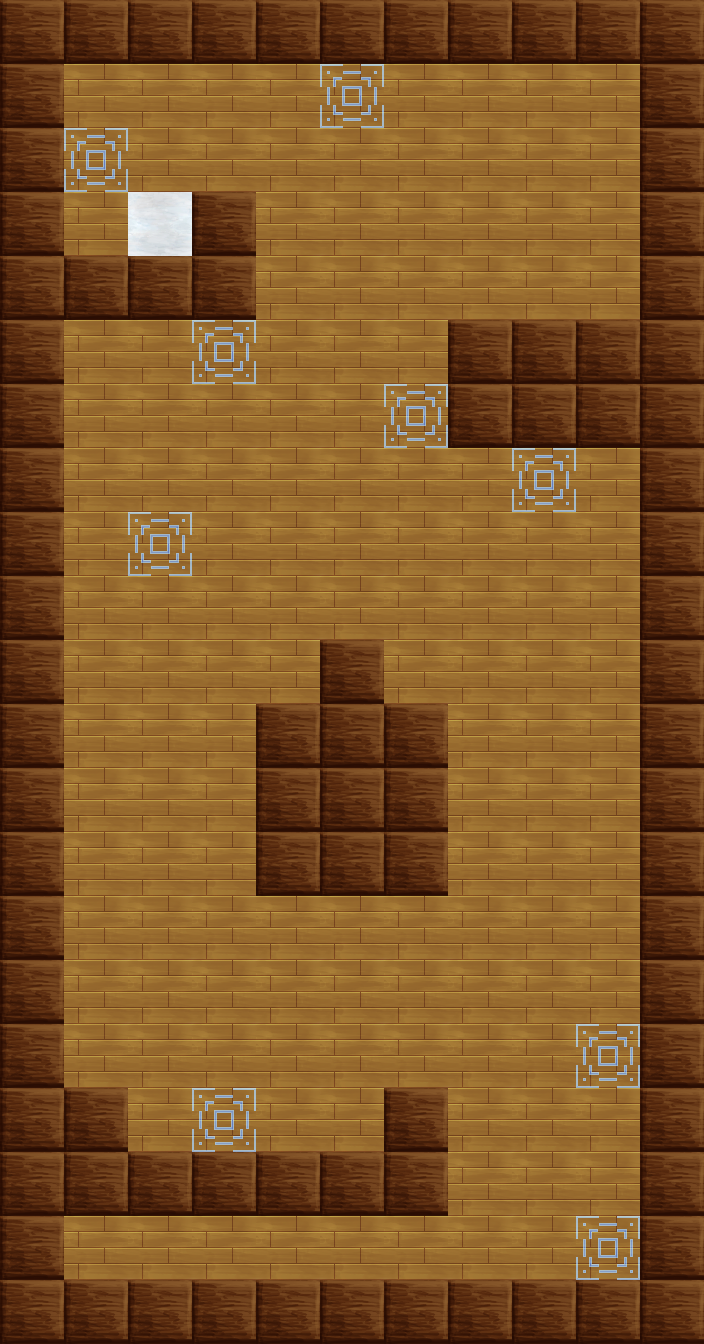

The image is a tile-based game level rendered from a .tmx file. Its description and complete source (layers, tilesets, objects, tile grids) follow:
An orthogonal 11x21 tile map with 64x64 px tiles, 4 tile layers (background, drop-points, goal, wall), 5 tilesets and 9 objects (4x upBlock, 2x leftBlock, playerSpawner, rightBlock, downBlock).

<map version="1.2" tiledversion="1.2.4" orientation="orthogonal" renderorder="right-down" width="11" height="21" tilewidth="64" tileheight="64" infinite="0" nextlayerid="11" nextobjectid="19">
 <tileset firstgid="1" name="puzzle-tileset" tilewidth="64" tileheight="64" spacing="2" margin="1" tilecount="72" columns="8">
  <image source="puzzle-tileset.png" width="528" height="594" />
 </tileset>
 <tileset firstgid="73" name="left-block" tilewidth="64" tileheight="64" tilecount="1" columns="1">
  <image source="left-block.png" width="64" height="64" />
 </tileset>
 <tileset firstgid="74" name="right-block" tilewidth="64" tileheight="64" tilecount="1" columns="1">
  <image source="right-block.png" width="64" height="64" />
 </tileset>
 <tileset firstgid="75" name="up-block" tilewidth="64" tileheight="64" tilecount="1" columns="1">
  <image source="up-block.png" width="64" height="64" />
 </tileset>
 <tileset firstgid="76" name="down-block" tilewidth="64" tileheight="64" tilecount="1" columns="1">
  <image source="down-block.png" width="64" height="64" />
 </tileset>
 <layer id="5" name="background" width="11" height="21">
  <data encoding="csv">
9,9,9,9,9,9,9,9,9,9,9,
9,9,9,9,9,9,9,9,9,9,9,
9,9,9,9,9,9,9,9,9,9,9,
9,9,9,9,9,9,9,9,9,9,9,
9,9,9,9,9,9,9,9,9,9,9,
9,9,9,9,9,9,9,9,9,9,9,
9,9,9,9,9,9,9,9,9,9,9,
9,9,9,9,9,9,9,9,9,9,9,
9,9,9,9,9,9,9,9,9,9,9,
9,9,9,9,9,9,9,9,9,9,9,
9,9,9,9,9,9,9,9,9,9,9,
9,9,9,9,9,9,9,9,9,9,9,
9,9,9,9,9,9,9,9,9,9,9,
9,9,9,9,9,9,9,9,9,9,9,
9,9,9,9,9,9,9,9,9,9,9,
9,9,9,9,9,9,9,9,9,9,9,
9,9,9,9,9,9,9,9,9,9,9,
9,9,9,9,9,9,9,9,9,9,9,
9,9,9,9,9,9,9,9,9,9,9,
9,9,9,9,9,9,9,9,9,9,9,
9,9,9,9,9,9,9,9,9,9,9
</data>
 </layer>
 <layer id="6" name="drop-points" width="11" height="21">
  <data encoding="csv">
0,0,0,0,0,0,0,0,0,0,0,
0,0,0,0,0,10,0,0,0,0,0,
0,10,0,0,0,0,0,0,0,0,0,
0,0,0,0,0,0,0,0,0,0,0,
0,0,0,0,0,0,0,0,0,0,0,
0,0,0,10,0,0,0,0,0,0,0,
0,0,0,0,0,0,10,0,0,0,0,
0,0,0,0,0,0,0,0,10,0,0,
0,0,10,0,0,0,0,0,0,0,0,
0,0,0,0,0,0,0,0,0,0,0,
0,0,0,0,0,0,0,0,0,0,0,
0,0,0,0,0,0,0,0,0,0,0,
0,0,0,0,0,0,0,0,0,0,0,
0,0,0,0,0,0,0,0,0,0,0,
0,0,0,0,0,0,0,0,0,0,0,
0,0,0,0,0,0,0,0,0,0,0,
0,0,0,0,0,0,0,0,0,10,0,
0,0,0,10,0,0,0,0,0,0,0,
0,0,0,0,0,0,0,0,0,0,0,
0,0,0,0,0,0,0,0,0,10,0,
0,0,0,0,0,0,0,0,0,0,0
</data>
 </layer>
 <objectgroup id="10" name="objects">
  <object id="3" name="playerspawner" type="playerSpawner" x="97" y="1246">
   <point />
  </object>
  <object id="5" name="leftBlock" type="leftBlock" x="543" y="480">
   <point />
  </object>
  <object id="11" name="upBlock" type="upBlock" x="607" y="1248">
   <point />
  </object>
  <object id="13" name="upBlock" type="upBlock" x="607" y="1056">
   <point />
  </object>
  <object id="14" name="upBlock" type="upBlock" x="160" y="542">
   <point />
  </object>
  <object id="15" name="rightBlock" type="rightBlock" x="224" y="351">
   <point />
  </object>
  <object id="16" name="upBlock" type="upBlock" x="415" y="415">
   <point />
  </object>
  <object id="17" name="leftBlock" type="leftBlock" x="352" y="95">
   <point />
  </object>
  <object id="18" name="downBlock" type="downBlock" x="95" y="160">
   <point />
  </object>
 </objectgroup>
 <layer id="8" name="goal" width="11" height="21">
  <data encoding="csv">
0,0,0,0,0,0,0,0,0,0,0,
0,0,0,0,0,0,0,0,0,0,0,
0,0,0,0,0,0,0,0,0,0,0,
0,0,12,0,0,0,0,0,0,0,0,
0,0,0,0,0,0,0,0,0,0,0,
0,0,0,0,0,0,0,0,0,0,0,
0,0,0,0,0,0,0,0,0,0,0,
0,0,0,0,0,0,0,0,0,0,0,
0,0,0,0,0,0,0,0,0,0,0,
0,0,0,0,0,0,0,0,0,0,0,
0,0,0,0,0,0,0,0,0,0,0,
0,0,0,0,0,0,0,0,0,0,0,
0,0,0,0,0,0,0,0,0,0,0,
0,0,0,0,0,0,0,0,0,0,0,
0,0,0,0,0,0,0,0,0,0,0,
0,0,0,0,0,0,0,0,0,0,0,
0,0,0,0,0,0,0,0,0,0,0,
0,0,0,0,0,0,0,0,0,0,0,
0,0,0,0,0,0,0,0,0,0,0,
0,0,0,0,0,0,0,0,0,0,0,
0,0,0,0,0,0,0,0,0,0,0
</data>
 </layer>
 <layer id="7" name="wall" width="11" height="21">
  <data encoding="csv">
7,7,7,7,7,7,7,7,7,7,7,
7,0,0,0,0,0,0,0,0,0,7,
7,0,0,0,0,0,0,0,0,0,7,
7,0,0,7,0,0,0,0,0,0,7,
7,7,7,7,0,0,0,0,0,0,7,
7,0,0,0,0,0,0,7,7,7,7,
7,0,0,0,0,0,0,7,7,7,7,
7,0,0,0,0,0,0,0,0,0,7,
7,0,0,0,0,0,0,0,0,0,7,
7,0,0,0,0,0,0,0,0,0,7,
7,0,0,0,0,7,0,0,0,0,7,
7,0,0,0,7,7,7,0,0,0,7,
7,0,0,0,7,7,7,0,0,0,7,
7,0,0,0,7,7,7,0,0,0,7,
7,0,0,0,0,0,0,0,0,0,7,
7,0,0,0,0,0,0,0,0,0,7,
7,0,0,0,0,0,0,0,0,0,7,
7,7,0,0,0,0,7,0,0,0,7,
7,7,7,7,7,7,7,0,0,0,7,
7,0,0,0,0,0,0,0,0,0,7,
7,7,7,7,7,7,7,7,7,7,7
</data>
 </layer>
</map>